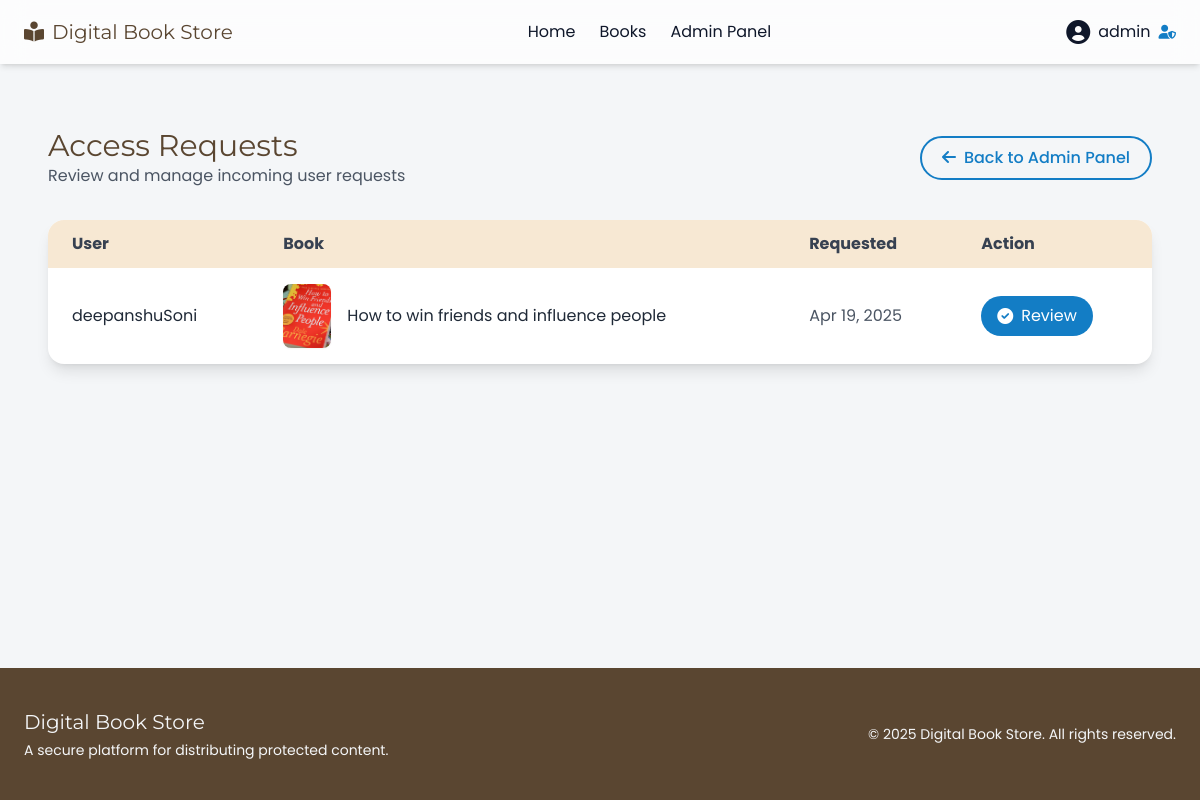
The app's page /books/admin-panel/requests/ (signed in), older data.
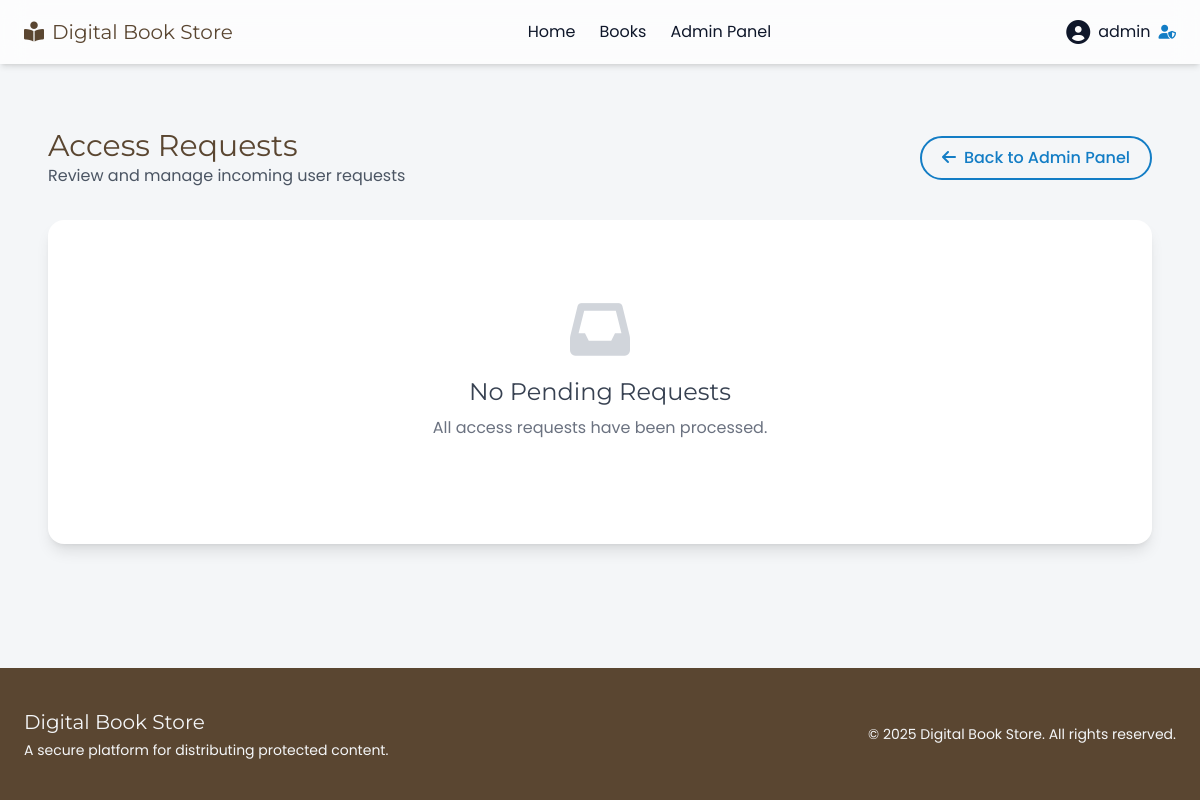
The same page, newer data.
### books/models.py (models this page shows, shortened)
class AccessRequest(models.Model):
    STATUS_CHOICES = (
        ('pending', 'Pending'),
        ('approved', 'Approved'),
        ('rejected', 'Rejected'),
    )
    user = models.ForeignKey(settings.AUTH_USER_MODEL, on_delete=models.CASCADE)
    book = models.ForeignKey(Book, on_delete=models.CASCADE)
    request_date = models.DateTimeField(default=timezone.now)
    status = models.CharField(max_length=10, choices=STATUS_CHOICES, default='pending')
    pdf_password = models.CharField(max_length=50, blank=True, null=True)
    class Meta:
        unique_together = ('user', 'book')

class Book(models.Model):
    title = models.CharField(max_length=200)
    author = models.CharField(max_length=200)
    description = models.TextField()
    cover_image = models.ImageField(upload_to='covers/')
    pdf_file = models.FileField(upload_to='pdfs/')
    password = models.CharField(
        max_length=50,
        help_text="Password used to encrypt this PDF",
    )
    upload_date = models.DateTimeField(default=timezone.now)

### accounts/models.py (models this page shows)
class User(AbstractUser):
    is_admin = models.BooleanField(default=False)

### books/views.py (the view)
# urls.py: path('admin-panel/requests/', views.AccessRequestsView.as_view(), name='access_requests'),
class AccessRequestsView(AdminRequiredMixin, ListView):
    model = AccessRequest
    template_name = 'books/access_requests.html'
    context_object_name = 'requests'
    def get_queryset(self):
        return AccessRequest.objects.filter(status='pending')

### books/views.py (called while the page is built)
    def test_func(self):
        return self.request.user.is_authenticated and self.request.user.is_admin

### templates/books/access_requests.html (shortened to what this page needs)
{% extends 'base.html' %}
{% block content %}
<section class="bg-light py-16">
  <div class="max-w-6xl mx-auto px-6">
    <div class="flex justify-between items-center mb-8">
      <div>
        <h2 class="font-heading text-3xl text-primary">Access Requests</h2>
        <p class="font-body text-gray-600">Review and manage incoming user requests</p>
      </div>
      <a href="{% url 'admin_panel' %}"
         class="font-medium px-5 py-2 border-2 border-secondary text-secondary rounded-full hover:bg-secondary hover:text-white transition">
        <i class="fas fa-arrow-left mr-2"></i>Back to Admin Panel
      </a>
    </div>
    <div class="bg-white rounded-2xl shadow-lg overflow-hidden">
      {% if requests %}
      <div class="overflow-x-auto">
        <table class="min-w-full text-left">
          <thead class="bg-neutral px-4 py-2">
            <tr>
              <th class="px-6 py-3 font-body text-gray-700">User</th>
              <th class="px-6 py-3 font-body text-gray-700">Book</th>
              <th class="px-6 py-3 font-body text-gray-700">Requested</th>
              <th class="px-6 py-3 font-body text-gray-700">Action</th>
            </tr>
          </thead>
          <tbody class="divide-y divide-gray-200">
            {% for req in requests %}
            <tr class="hover:bg-neutral/50 transition">
              <td class="px-6 py-4 font-body text-gray-800">{{ req.user.username }}</td>
              <td class="px-6 py-4 flex items-center space-x-4">
                <img src="{{ req.book.cover_image.url }}" alt="{{ req.book.title }}"
                     class="w-12 h-16 object-cover rounded-lg shadow-sm">
                <span class="font-body text-gray-800">{{ req.book.title }}</span>
              </td>
              <td class="px-6 py-4 font-body text-gray-600">{{ req.request_date|date:"M d, Y" }}</td>
              <td class="px-6 py-4">
                <a href="{% url 'handle_request' req.id %}"
                   class="inline-flex items-center px-4 py-2 bg-secondary text-white rounded-full hover:bg-blue-700 transition">
                  <i class="fas fa-check-circle mr-2"></i>Review
                </a>
              </td>
            </tr>
            {% endfor %}
          </tbody>
        </table>
      </div>
      {% else %}
      <div class="py-20 text-center">
        <i class="fas fa-inbox text-6xl text-gray-300 mb-4"></i>
        <h3 class="font-heading text-2xl text-gray-700 mb-2">No Pending Requests</h3>
        <p class="font-body text-gray-500 mb-6">All access requests have been processed.</p>
      </div>
      {% endif %}
    </div>
  </div>
</section>
{% endblock %}

Row changes from the older to the newer data that the page shows:
no longer on this page (row edited): AccessRequest: user.username "deepanshuSoni", book.cover_image (picture), book "How to win friends and influence people", request_date "Apr 19, 2025"
Text that changed along with them:
text no longer shown: "User Book Requested Action"
text now shown: "No Pending Requests All access requests have been processed."
